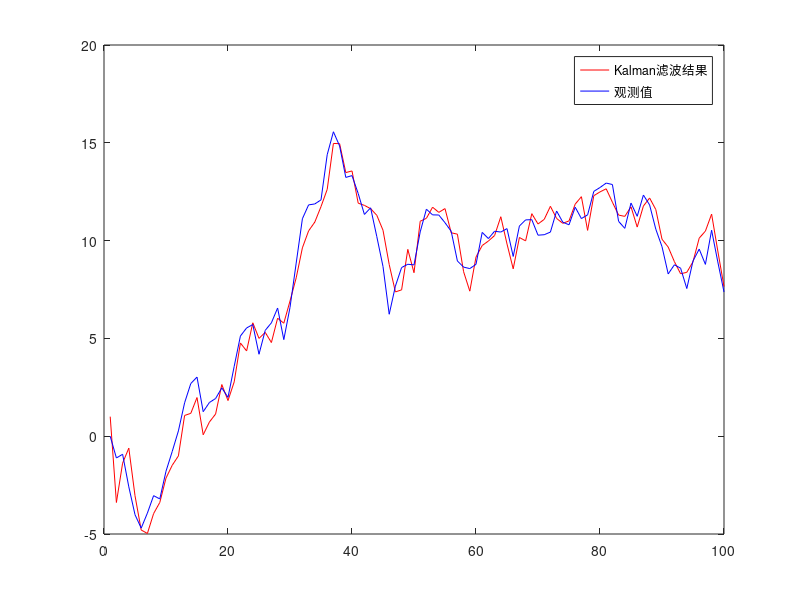

This figure's MATLAB source:
% Kalman滤波技术
clear;
clc;
A=1;                                        % 状态转移矩阵 Φ(k)
H=1;                                      % 观测矩阵 H(k)
N=100;
%X = zeros(N);
X(1)=0;                                     % 目标的状态向量 X(k)
% V(1)=0;                                   % 过程噪声 V(k)
Y(1)=1;                                     % 一步预测x(k)的更新 X(k+1|k+1)
P(1)=10;                                    % 一步预测的协方差 P(k)
V=randn(1,N);                               % 模拟产生过程噪声(高斯分布的随机噪声)
w=randn(1,N);                               % 模拟产生测量噪声
Q=std(V)^2;                                 % W(k)的协方差,std()函数用于计算标准偏差  
R=std(w)^2;                                 % V(k)的协方差 covariance

for t=2:N
    X(t) = A * X(t-1)+V(t-1);               % 状态方程:X(k+1)=Φ(k)X(k)+G(k)V(k),其中G(k)=1
    P(t) = A * P(t-1) * A'+Q;               % 一步预测的协方差 P(k+1|k)  
    Z(t) = H * X(t) + w(t);                 % 观测方程:Z(k+1)=H(k+1)X(k+1)+W(k+1),Z(k+1)是k+1时刻的观测值
    
    S(t) = H * P(t) * H'+R;                 % 观测向量的预测误差协方差 S(k+1)
    K(t) = H * P(t)/S(t);                   % 卡尔曼滤波器增益 K(k+1) 
    v(t) = Z(t) - ( H * A * Y(t-1) );       % 新息/量测残差 v(k+1)
    Y(t)=A * Y(t-1) + K(t) * v(t);          % 状态更新方程 X(k+1|k+1)=X(k+1|k)+K(k+1)*v(k+1)
    P(t)=(1-H * K(t)) * P(t);               % 误差协方差的更新方程: P(k+1|k+1)=(I-K(k+1)*H(k+1))*P(k+1|k)
end

t=1:N;
plot(t,Y,'r',t,X,'b');              % 红色线最优化估算结果滤波后的值，%绿色线观测值，蓝色线预测值
legend('Kalman滤波结果','观测值','预测值');